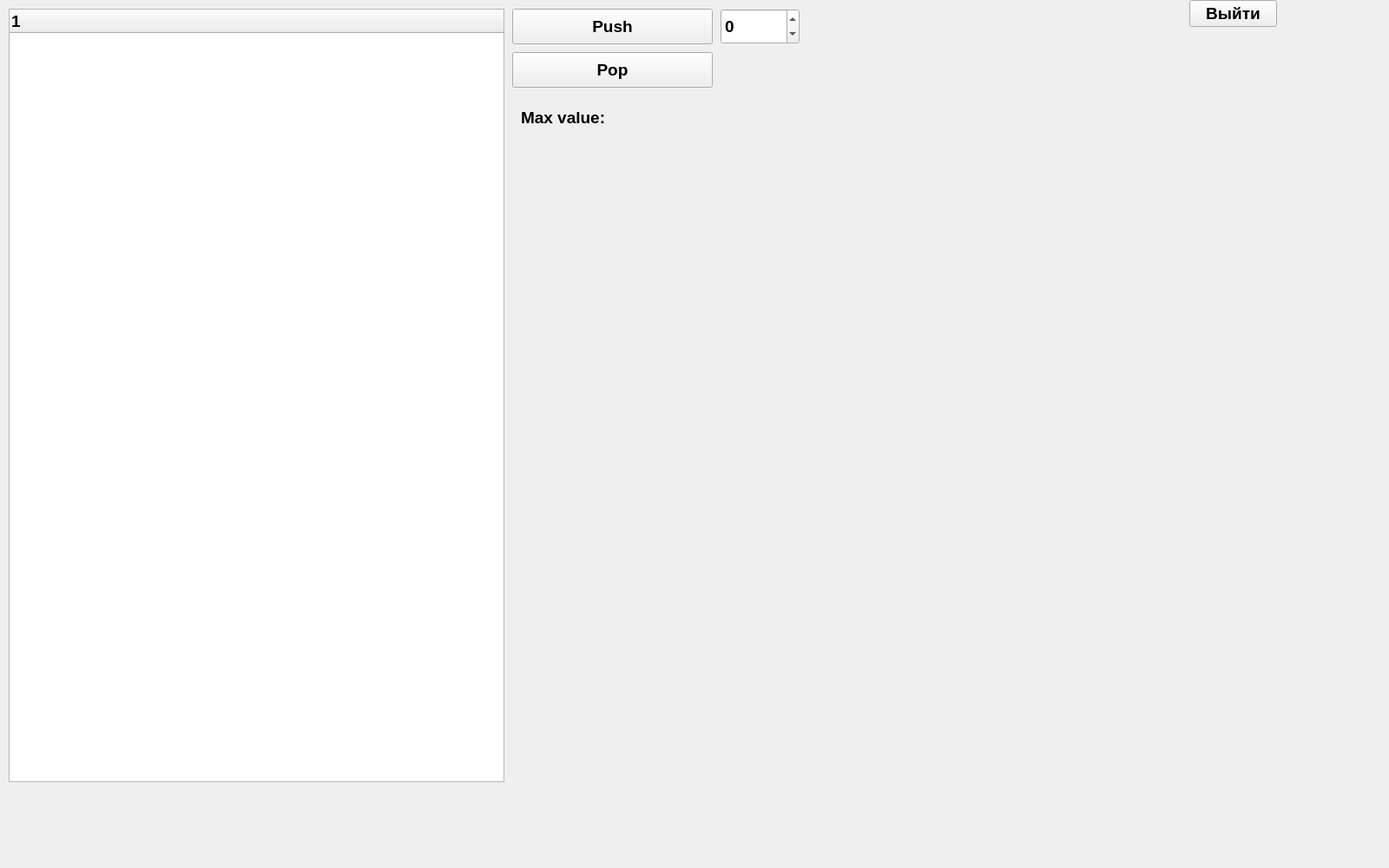
<?xml version="1.0" encoding="UTF-8"?>
<ui version="4.0">
 <class>MainWindow</class>
 <widget class="QMainWindow" name="MainWindow">
  <property name="geometry">
   <rect>
    <x>0</x>
    <y>0</y>
    <width>1600</width>
    <height>1000</height>
   </rect>
  </property>
  <property name="windowTitle">
   <string>MainWindow</string>
  </property>
  <widget class="QWidget" name="centralwidget">
   <widget class="QTreeWidget" name="tree">
    <property name="geometry">
     <rect>
      <x>10</x>
      <y>10</y>
      <width>571</width>
      <height>891</height>
     </rect>
    </property>
    <property name="font">
     <font>
      <pointsize>14</pointsize>
      <bold>true</bold>
     </font>
    </property>
    <column>
     <property name="text">
      <string notr="true">1</string>
     </property>
    </column>
   </widget>
   <widget class="QSpinBox" name="inpBox">
    <property name="geometry">
     <rect>
      <x>830</x>
      <y>10</y>
      <width>91</width>
      <height>41</height>
     </rect>
    </property>
    <property name="sizePolicy">
     <sizepolicy hsizetype="Minimum" vsizetype="Expanding">
      <horstretch>0</horstretch>
      <verstretch>0</verstretch>
     </sizepolicy>
    </property>
    <property name="font">
     <font>
      <pointsize>14</pointsize>
      <bold>true</bold>
     </font>
    </property>
    <property name="minimum">
     <number>-999</number>
    </property>
    <property name="maximum">
     <number>999</number>
    </property>
   </widget>
   <widget class="QPushButton" name="pushBtn">
    <property name="geometry">
     <rect>
      <x>590</x>
      <y>10</y>
      <width>231</width>
      <height>41</height>
     </rect>
    </property>
    <property name="sizePolicy">
     <sizepolicy hsizetype="Minimum" vsizetype="Expanding">
      <horstretch>0</horstretch>
      <verstretch>0</verstretch>
     </sizepolicy>
    </property>
    <property name="font">
     <font>
      <pointsize>14</pointsize>
      <bold>true</bold>
     </font>
    </property>
    <property name="text">
     <string>Push</string>
    </property>
   </widget>
   <widget class="QLabel" name="label_3">
    <property name="geometry">
     <rect>
      <x>600</x>
      <y>120</y>
      <width>111</width>
      <height>31</height>
     </rect>
    </property>
    <property name="font">
     <font>
      <pointsize>14</pointsize>
      <bold>true</bold>
     </font>
    </property>
    <property name="text">
     <string>Max value:</string>
    </property>
   </widget>
   <widget class="QPushButton" name="popBtn">
    <property name="geometry">
     <rect>
      <x>590</x>
      <y>60</y>
      <width>231</width>
      <height>41</height>
     </rect>
    </property>
    <property name="font">
     <font>
      <pointsize>14</pointsize>
      <bold>true</bold>
     </font>
    </property>
    <property name="text">
     <string>Pop</string>
    </property>
   </widget>
   <widget class="QPushButton" name="pushButton_2">
    <property name="geometry">
     <rect>
      <x>1370</x>
      <y>0</y>
      <width>101</width>
      <height>31</height>
     </rect>
    </property>
    <property name="font">
     <font>
      <pointsize>14</pointsize>
      <bold>true</bold>
     </font>
    </property>
    <property name="text">
     <string>Выйти</string>
    </property>
   </widget>
   <widget class="QLabel" name="maxLbl">
    <property name="geometry">
     <rect>
      <x>710</x>
      <y>120</y>
      <width>131</width>
      <height>31</height>
     </rect>
    </property>
    <property name="font">
     <font>
      <pointsize>14</pointsize>
      <bold>true</bold>
     </font>
    </property>
    <property name="text">
     <string/>
    </property>
   </widget>
  </widget>
 </widget>
 <resources/>
 <connections/>
</ui>
